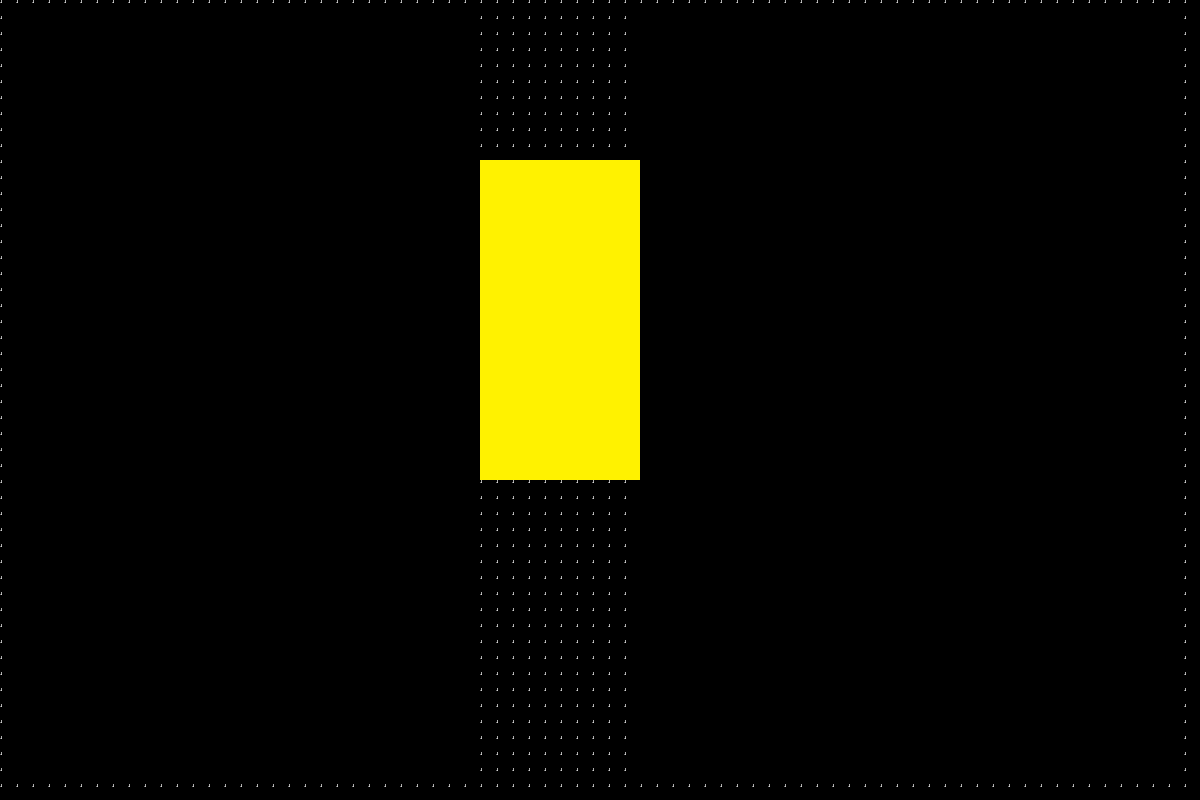

Rendered tile map (Tiled .tmx) drawn with the repository's tilesets; below, a short description and the full map source, tile grids included:
An orthogonal 75x50 tile map with 16x16 px tiles, 1 tile layer (Tile Layer 1).

<map version="1.10" tiledversion="1.12.2" orientation="orthogonal" renderorder="right-down" width="75" height="50" tilewidth="16" tileheight="16" infinite="0" nextlayerid="3" nextobjectid="3">
 <tileset firstgid="1" source="place_holder_tileset.tsx" />
 <layer id="1" name="Tile Layer 1" width="75" height="50">
  <data encoding="csv">
1,1,1,1,1,1,1,1,1,1,1,1,1,1,1,1,1,1,1,1,1,1,1,1,1,1,1,1,1,1,1,1,1,1,1,1,1,1,1,1,1,1,1,1,1,1,1,1,1,1,1,1,1,1,1,1,1,1,1,1,1,1,1,1,1,1,1,1,1,1,1,1,1,1,1,
1,0,0,0,0,0,0,0,0,0,0,0,0,0,0,0,0,0,0,0,0,0,0,0,0,0,0,0,0,0,1,1,1,1,1,1,1,1,1,1,0,0,0,0,0,0,0,0,0,0,0,0,0,0,0,0,0,0,0,0,0,0,0,0,0,0,0,0,0,0,0,0,0,0,1,
1,0,0,0,0,0,0,0,0,0,0,0,0,0,0,0,0,0,0,0,0,0,0,0,0,0,0,0,0,0,1,1,1,1,1,1,1,1,1,1,0,0,0,0,0,0,0,0,0,0,0,0,0,0,0,0,0,0,0,0,0,0,0,0,0,0,0,0,0,0,0,0,0,0,1,
1,0,0,0,0,0,0,0,0,0,0,0,0,0,0,0,0,0,0,0,0,0,0,0,0,0,0,0,0,0,1,1,1,1,1,1,1,1,1,1,0,0,0,0,0,0,0,0,0,0,0,0,0,0,0,0,0,0,0,0,0,0,0,0,0,0,0,0,0,0,0,0,0,0,1,
1,0,0,0,0,0,0,0,0,0,0,0,0,0,0,0,0,0,0,0,0,0,0,0,0,0,0,0,0,0,1,1,1,1,1,1,1,1,1,1,0,0,0,0,0,0,0,0,0,0,0,0,0,0,0,0,0,0,0,0,0,0,0,0,0,0,0,0,0,0,0,0,0,0,1,
1,0,0,0,0,0,0,0,0,0,0,0,0,0,0,0,0,0,0,0,0,0,0,0,0,0,0,0,0,0,1,1,1,1,1,1,1,1,1,1,0,0,0,0,0,0,0,0,0,0,0,0,0,0,0,0,0,0,0,0,0,0,0,0,0,0,0,0,0,0,0,0,0,0,1,
1,0,0,0,0,0,0,0,0,0,0,0,0,0,0,0,0,0,0,0,0,0,0,0,0,0,0,0,0,0,1,1,1,1,1,1,1,1,1,1,0,0,0,0,0,0,0,0,0,0,0,0,0,0,0,0,0,0,0,0,0,0,0,0,0,0,0,0,0,0,0,0,0,0,1,
1,0,0,0,0,0,0,0,0,0,0,0,0,0,0,0,0,0,0,0,0,0,0,0,0,0,0,0,0,0,1,1,1,1,1,1,1,1,1,1,0,0,0,0,0,0,0,0,0,0,0,0,0,0,0,0,0,0,0,0,0,0,0,0,0,0,0,0,0,0,0,0,0,0,1,
1,0,0,0,0,0,0,0,0,0,0,0,0,0,0,0,0,0,0,0,0,0,0,0,0,0,0,0,0,0,1,1,1,1,1,1,1,1,1,1,0,0,0,0,0,0,0,0,0,0,0,0,0,0,0,0,0,0,0,0,0,0,0,0,0,0,0,0,0,0,0,0,0,0,1,
1,0,0,0,0,0,0,0,0,0,0,0,0,0,0,0,0,0,0,0,0,0,0,0,0,0,0,0,0,0,1,1,1,1,1,1,1,1,1,1,0,0,0,0,0,0,0,0,0,0,0,0,0,0,0,0,0,0,0,0,0,0,0,0,0,0,0,0,0,0,0,0,0,0,1,
1,0,0,0,0,0,0,0,0,0,0,0,0,0,0,0,0,0,0,0,0,0,0,0,0,0,0,0,0,0,3,3,3,3,3,3,3,3,3,3,0,0,0,0,0,0,0,0,0,0,0,0,0,0,0,0,0,0,0,0,0,0,0,0,0,0,0,0,0,0,0,0,0,0,1,
1,0,0,0,0,0,0,0,0,0,0,0,0,0,0,0,0,0,0,0,0,0,0,0,0,0,0,0,0,0,3,3,3,3,3,3,3,3,3,3,0,0,0,0,0,0,0,0,0,0,0,0,0,0,0,0,0,0,0,0,0,0,0,0,0,0,0,0,0,0,0,0,0,0,1,
1,0,0,0,0,0,0,0,0,0,0,0,0,0,0,0,0,0,0,0,0,0,0,0,0,0,0,0,0,0,3,3,3,3,3,3,3,3,3,3,0,0,0,0,0,0,0,0,0,0,0,0,0,0,0,0,0,0,0,0,0,0,0,0,0,0,0,0,0,0,0,0,0,0,1,
1,0,0,0,0,0,0,0,0,0,0,0,0,0,0,0,0,0,0,0,0,0,0,0,0,0,0,0,0,0,3,3,3,3,3,3,3,3,3,3,0,0,0,0,0,0,0,0,0,0,0,0,0,0,0,0,0,0,0,0,0,0,0,0,0,0,0,0,0,0,0,0,0,0,1,
1,0,0,0,0,0,0,0,0,0,0,0,0,0,0,0,0,0,0,0,0,0,0,0,0,0,0,0,0,0,3,3,3,3,3,3,3,3,3,3,0,0,0,0,0,0,0,0,0,0,0,0,0,0,0,0,0,0,0,0,0,0,0,0,0,0,0,0,0,0,0,0,0,0,1,
1,0,0,0,0,0,0,0,0,0,0,0,0,0,0,0,0,0,0,0,0,0,0,0,0,0,0,0,0,0,3,3,3,3,3,3,3,3,3,3,0,0,0,0,0,0,0,0,0,0,0,0,0,0,0,0,0,0,0,0,0,0,0,0,0,0,0,0,0,0,0,0,0,0,1,
1,0,0,0,0,0,0,0,0,0,0,0,0,0,0,0,0,0,0,0,0,0,0,0,0,0,0,0,0,0,3,3,3,3,3,3,3,3,3,3,0,0,0,0,0,0,0,0,0,0,0,0,0,0,0,0,0,0,0,0,0,0,0,0,0,0,0,0,0,0,0,0,0,0,1,
1,0,0,0,0,0,0,0,0,0,0,0,0,0,0,0,0,0,0,0,0,0,0,0,0,0,0,0,0,0,3,3,3,3,3,3,3,3,3,3,0,0,0,0,0,0,0,0,0,0,0,0,0,0,0,0,0,0,0,0,0,0,0,0,0,0,0,0,0,0,0,0,0,0,1,
1,0,0,0,0,0,0,0,0,0,0,0,0,0,0,0,0,0,0,0,0,0,0,0,0,0,0,0,0,0,3,3,3,3,3,3,3,3,3,3,0,0,0,0,0,0,0,0,0,0,0,0,0,0,0,0,0,0,0,0,0,0,0,0,0,0,0,0,0,0,0,0,0,0,1,
1,0,0,0,0,0,0,0,0,0,0,0,0,0,0,0,0,0,0,0,0,0,0,0,0,0,0,0,0,0,3,3,3,3,3,3,3,3,3,3,0,0,0,0,0,0,0,0,0,0,0,0,0,0,0,0,0,0,0,0,0,0,0,0,0,0,0,0,0,0,0,0,0,0,1,
1,0,0,0,0,0,0,0,0,0,0,0,0,0,0,0,0,0,0,0,0,0,0,0,0,0,0,0,0,0,3,3,3,3,3,3,3,3,3,3,0,0,0,0,0,0,0,0,0,0,0,0,0,0,0,0,0,0,0,0,0,0,0,0,0,0,0,0,0,0,0,0,0,0,1,
1,0,0,0,0,0,0,0,0,0,0,0,0,0,0,0,0,0,0,0,0,0,0,0,0,0,0,0,0,0,3,3,3,3,3,3,3,3,3,3,0,0,0,0,0,0,0,0,0,0,0,0,0,0,0,0,0,0,0,0,0,0,0,0,0,0,0,0,0,0,0,0,0,0,1,
1,0,0,0,0,0,0,0,0,0,0,0,0,0,0,0,0,0,0,0,0,0,0,0,0,0,0,0,0,0,3,3,3,3,3,3,3,3,3,3,0,0,0,0,0,0,0,0,0,0,0,0,0,0,0,0,0,0,0,0,0,0,0,0,0,0,0,0,0,0,0,0,0,0,1,
1,0,0,0,0,0,0,0,0,0,0,0,0,0,0,0,0,0,0,0,0,0,0,0,0,0,0,0,0,0,3,3,3,3,3,3,3,3,3,3,0,0,0,0,0,0,0,0,0,0,0,0,0,0,0,0,0,0,0,0,0,0,0,0,0,0,0,0,0,0,0,0,0,0,1,
1,0,0,0,0,0,0,0,0,0,0,0,0,0,0,0,0,0,0,0,0,0,0,0,0,0,0,0,0,0,3,3,3,3,3,3,3,3,3,3,0,0,0,0,0,0,0,0,0,0,0,0,0,0,0,0,0,0,0,0,0,0,0,0,0,0,0,0,0,0,0,0,0,0,1,
1,0,0,0,0,0,0,0,0,0,0,0,0,0,0,0,0,0,0,0,0,0,0,0,0,0,0,0,0,0,3,3,3,3,3,3,3,3,3,3,0,0,0,0,0,0,0,0,0,0,0,0,0,0,0,0,0,0,0,0,0,0,0,0,0,0,0,0,0,0,0,0,0,0,1,
1,0,0,0,0,0,0,0,0,0,0,0,0,0,0,0,0,0,0,0,0,0,0,0,0,0,0,0,0,0,3,3,3,3,3,3,3,3,3,3,0,0,0,0,0,0,0,0,0,0,0,0,0,0,0,0,0,0,0,0,0,0,0,0,0,0,0,0,0,0,0,0,0,0,1,
1,0,0,0,0,0,0,0,0,0,0,0,0,0,0,0,0,0,0,0,0,0,0,0,0,0,0,0,0,0,3,3,3,3,3,3,3,3,3,3,0,0,0,0,0,0,0,0,0,0,0,0,0,0,0,0,0,0,0,0,0,0,0,0,0,0,0,0,0,0,0,0,0,0,1,
1,0,0,0,0,0,0,0,0,0,0,0,0,0,0,0,0,0,0,0,0,0,0,0,0,0,0,0,0,0,3,3,3,3,3,3,3,3,3,3,0,0,0,0,0,0,0,0,0,0,0,0,0,0,0,0,0,0,0,0,0,0,0,0,0,0,0,0,0,0,0,0,0,0,1,
1,0,0,0,0,0,0,0,0,0,0,0,0,0,0,0,0,0,0,0,0,0,0,0,0,0,0,0,0,0,3,3,3,3,3,3,3,3,3,3,0,0,0,0,0,0,0,0,0,0,0,0,0,0,0,0,0,0,0,0,0,0,0,0,0,0,0,0,0,0,0,0,0,0,1,
1,0,0,0,0,0,0,0,0,0,0,0,0,0,0,0,0,0,0,0,0,0,0,0,0,0,0,0,0,0,1,1,1,1,1,1,1,1,1,1,0,0,0,0,0,0,0,0,0,0,0,0,0,0,0,0,0,0,0,0,0,0,0,0,0,0,0,0,0,0,0,0,0,0,1,
1,0,0,0,0,0,0,0,0,0,0,0,0,0,0,0,0,0,0,0,0,0,0,0,0,0,0,0,0,0,1,1,1,1,1,1,1,1,1,1,0,0,0,0,0,0,0,0,0,0,0,0,0,0,0,0,0,0,0,0,0,0,0,0,0,0,0,0,0,0,0,0,0,0,1,
1,0,0,0,0,0,0,0,0,0,0,0,0,0,0,0,0,0,0,0,0,0,0,0,0,0,0,0,0,0,1,1,1,1,1,1,1,1,1,1,0,0,0,0,0,0,0,0,0,0,0,0,0,0,0,0,0,0,0,0,0,0,0,0,0,0,0,0,0,0,0,0,0,0,1,
1,0,0,0,0,0,0,0,0,0,0,0,0,0,0,0,0,0,0,0,0,0,0,0,0,0,0,0,0,0,1,1,1,1,1,1,1,1,1,1,0,0,0,0,0,0,0,0,0,0,0,0,0,0,0,0,0,0,0,0,0,0,0,0,0,0,0,0,0,0,0,0,0,0,1,
1,0,0,0,0,0,0,0,0,0,0,0,0,0,0,0,0,0,0,0,0,0,0,0,0,0,0,0,0,0,1,1,1,1,1,1,1,1,1,1,0,0,0,0,0,0,0,0,0,0,0,0,0,0,0,0,0,0,0,0,0,0,0,0,0,0,0,0,0,0,0,0,0,0,1,
1,0,0,0,0,0,0,0,0,0,0,0,0,0,0,0,0,0,0,0,0,0,0,0,0,0,0,0,0,0,1,1,1,1,1,1,1,1,1,1,0,0,0,0,0,0,0,0,0,0,0,0,0,0,0,0,0,0,0,0,0,0,0,0,0,0,0,0,0,0,0,0,0,0,1,
1,0,0,0,0,0,0,0,0,0,0,0,0,0,0,0,0,0,0,0,0,0,0,0,0,0,0,0,0,0,1,1,1,1,1,1,1,1,1,1,0,0,0,0,0,0,0,0,0,0,0,0,0,0,0,0,0,0,0,0,0,0,0,0,0,0,0,0,0,0,0,0,0,0,1,
1,0,0,0,0,0,0,0,0,0,0,0,0,0,0,0,0,0,0,0,0,0,0,0,0,0,0,0,0,0,1,1,1,1,1,1,1,1,1,1,0,0,0,0,0,0,0,0,0,0,0,0,0,0,0,0,0,0,0,0,0,0,0,0,0,0,0,0,0,0,0,0,0,0,1,
1,0,0,0,0,0,0,0,0,0,0,0,0,0,0,0,0,0,0,0,0,0,0,0,0,0,0,0,0,0,1,1,1,1,1,1,1,1,1,1,0,0,0,0,0,0,0,0,0,0,0,0,0,0,0,0,0,0,0,0,0,0,0,0,0,0,0,0,0,0,0,0,0,0,1,
1,0,0,0,0,0,0,0,0,0,0,0,0,0,0,0,0,0,0,0,0,0,0,0,0,0,0,0,0,0,1,1,1,1,1,1,1,1,1,1,0,0,0,0,0,0,0,0,0,0,0,0,0,0,0,0,0,0,0,0,0,0,0,0,0,0,0,0,0,0,0,0,0,0,1,
1,0,0,0,0,0,0,0,0,0,0,0,0,0,0,0,0,0,0,0,0,0,0,0,0,0,0,0,0,0,1,1,1,1,1,1,1,1,1,1,0,0,0,0,0,0,0,0,0,0,0,0,0,0,0,0,0,0,0,0,0,0,0,0,0,0,0,0,0,0,0,0,0,0,1,
1,0,0,0,0,0,0,0,0,0,0,0,0,0,0,0,0,0,0,0,0,0,0,0,0,0,0,0,0,0,1,1,1,1,1,1,1,1,1,1,0,0,0,0,0,0,0,0,0,0,0,0,0,0,0,0,0,0,0,0,0,0,0,0,0,0,0,0,0,0,0,0,0,0,1,
1,0,0,0,0,0,0,0,0,0,0,0,0,0,0,0,0,0,0,0,0,0,0,0,0,0,0,0,0,0,1,1,1,1,1,1,1,1,1,1,0,0,0,0,0,0,0,0,0,0,0,0,0,0,0,0,0,0,0,0,0,0,0,0,0,0,0,0,0,0,0,0,0,0,1,
1,0,0,0,0,0,0,0,0,0,0,0,0,0,0,0,0,0,0,0,0,0,0,0,0,0,0,0,0,0,1,1,1,1,1,1,1,1,1,1,0,0,0,0,0,0,0,0,0,0,0,0,0,0,0,0,0,0,0,0,0,0,0,0,0,0,0,0,0,0,0,0,0,0,1,
1,0,0,0,0,0,0,0,0,0,0,0,0,0,0,0,0,0,0,0,0,0,0,0,0,0,0,0,0,0,1,1,1,1,1,1,1,1,1,1,0,0,0,0,0,0,0,0,0,0,0,0,0,0,0,0,0,0,0,0,0,0,0,0,0,0,0,0,0,0,0,0,0,0,1,
1,0,0,0,0,0,0,0,0,0,0,0,0,0,0,0,0,0,0,0,0,0,0,0,0,0,0,0,0,0,1,1,1,1,1,1,1,1,1,1,0,0,0,0,0,0,0,0,0,0,0,0,0,0,0,0,0,0,0,0,0,0,0,0,0,0,0,0,0,0,0,0,0,0,1,
1,0,0,0,0,0,0,0,0,0,0,0,0,0,0,0,0,0,0,0,0,0,0,0,0,0,0,0,0,0,1,1,1,1,1,1,1,1,1,1,0,0,0,0,0,0,0,0,0,0,0,0,0,0,0,0,0,0,0,0,0,0,0,0,0,0,0,0,0,0,0,0,0,0,1,
1,0,0,0,0,0,0,0,0,0,0,0,0,0,0,0,0,0,0,0,0,0,0,0,0,0,0,0,0,0,1,1,1,1,1,1,1,1,1,1,0,0,0,0,0,0,0,0,0,0,0,0,0,0,0,0,0,0,0,0,0,0,0,0,0,0,0,0,0,0,0,0,0,0,1,
1,0,0,0,0,0,0,0,0,0,0,0,0,0,0,0,0,0,0,0,0,0,0,0,0,0,0,0,0,0,1,1,1,1,1,1,1,1,1,1,0,0,0,0,0,0,0,0,0,0,0,0,0,0,0,0,0,0,0,0,0,0,0,0,0,0,0,0,0,0,0,0,0,0,1,
1,1,1,1,1,1,1,1,1,1,1,1,1,1,1,1,1,1,1,1,1,1,1,1,1,1,1,1,1,1,1,1,1,1,1,1,1,1,1,1,1,1,1,1,1,1,1,1,1,1,1,1,1,1,1,1,1,1,1,1,1,1,1,1,1,1,1,1,1,1,1,1,1,1,1
</data>
 </layer>
 <objectgroup id="2" name="object_layer" />
</map>
